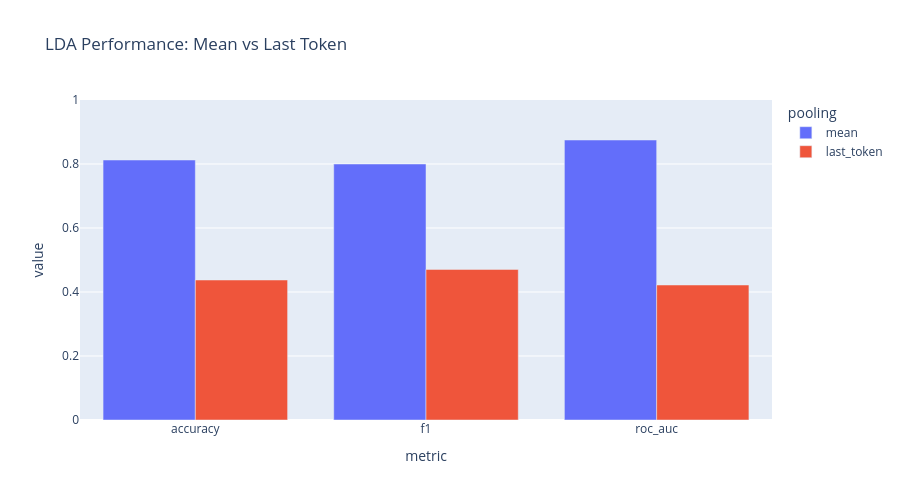
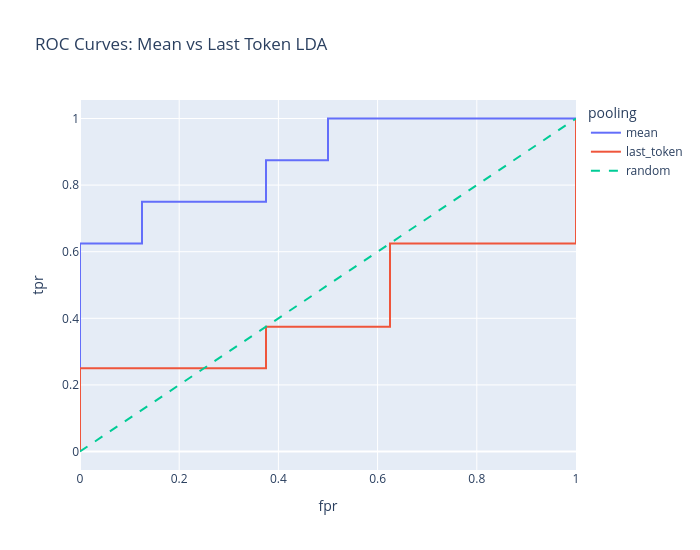

These figures' notebook cell, in order:
### Code cell
# Report and compare LDA performance for mean vs last_token
import numpy as np
import pandas as pd
import plotly.express as px
from sklearn.metrics import confusion_matrix, roc_curve

if "lda_results_by_pooling" not in globals() or not lda_results_by_pooling:
    raise RuntimeError("Run the LDA training cell first.")

rows = []
for pooling in ["mean", "last_token"]:
    if pooling not in lda_results_by_pooling:
        continue
    r = lda_results_by_pooling[pooling]
    rows.append(
        {
            "pooling": pooling,
            "accuracy": r["accuracy"],
            "f1": r["f1"],
            "roc_auc": r["roc_auc"],
            "train_size": r["train_size"],
            "test_size": r["test_size"],
        }
    )

report_df = pd.DataFrame(rows)
if report_df.empty:
    raise RuntimeError("No LDA results available to report.")

print("LDA comparison metrics")
display(report_df.sort_values("pooling"))

# Confusion matrices
for pooling in ["mean", "last_token"]:
    if pooling not in lda_results_by_pooling:
        continue
    r = lda_results_by_pooling[pooling]
    cm = confusion_matrix(r["y_test"], r["y_pred"], labels=[0, 1])
    cm_df = pd.DataFrame(
        cm,
        index=["true_honest", "true_malicious"],
        columns=["pred_honest", "pred_malicious"],
    )
    print(f"\nConfusion matrix ({pooling})")
    display(cm_df)

# Metric bar chart
metrics_long = report_df.melt(
    id_vars=["pooling"],
    value_vars=["accuracy", "f1", "roc_auc"],
    var_name="metric",
    value_name="value",
)
fig_bar = px.bar(
    metrics_long,
    x="metric",
    y="value",
    color="pooling",
    barmode="group",
    title="LDA Performance: Mean vs Last Token",
    width=900,
    height=500,
)
fig_bar.update_yaxes(range=[0, 1])
fig_bar.show()

# ROC curves
roc_rows = []
for pooling in ["mean", "last_token"]:
    if pooling not in lda_results_by_pooling:
        continue
    r = lda_results_by_pooling[pooling]
    fpr, tpr, _ = roc_curve(r["y_test"], r["y_score"])
    roc_rows.append(pd.DataFrame({"fpr": fpr, "tpr": tpr, "pooling": pooling}))

if roc_rows:
    roc_df = pd.concat(roc_rows, ignore_index=True)
    fig_roc = px.line(
        roc_df,
        x="fpr",
        y="tpr",
        color="pooling",
        title="ROC Curves: Mean vs Last Token LDA",
        width=700,
        height=550,
    )
    fig_roc.add_scatter(x=[0, 1], y=[0, 1], mode="lines", name="random", line=dict(dash="dash"))
    fig_roc.show()

### Figure 1 — Plotly figure (JSON) as saved in the notebook; plotly's stock layout.template omitted (floating-point values rounded to 4 significant figures)
{"data": [{"alignmentgroup": "True", "hovertemplate": "pooling=mean<br>metric=%{x}<br>value=%{y}<extra></extra>", "legendgroup": "mean", "marker": {"color": "#636efa", "pattern": {"shape": ""}}, "name": "mean", "offsetgroup": "mean", "orientation": "v", "showlegend": true, "textposition": "auto", "type": "bar", "x": ["accuracy", "f1", "roc_auc"], "xaxis": "x", "y": [0.8125, 0.8, 0.875], "yaxis": "y"}, {"alignmentgroup": "True", "hovertemplate": "pooling=last_token<br>metric=%{x}<br>value=%{y}<extra></extra>", "legendgroup": "last_token", "marker": {"color": "#EF553B", "pattern": {"shape": ""}}, "name": "last_token", "offsetgroup": "last_token", "orientation": "v", "showlegend": true, "textposition": "auto", "type": "bar", "x": ["accuracy", "f1", "roc_auc"], "xaxis": "x", "y": [0.4375, 0.4706, 0.4219], "yaxis": "y"}], "layout": {"barmode": "group", "height": 500, "legend": {"title": {"text": "pooling"}, "tracegroupgap": 0}, "title": {"text": "LDA Performance: Mean vs Last Token"}, "width": 900, "xaxis": {"anchor": "y", "domain": [0, 1], "title": {"text": "metric"}}, "yaxis": {"anchor": "x", "domain": [0, 1], "range": [0, 1], "title": {"text": "value"}}}}

### Figure 2 — Plotly figure (JSON) as saved in the notebook; plotly's stock layout.template omitted (floating-point values rounded to 4 significant figures)
{"data": [{"hovertemplate": "pooling=mean<br>fpr=%{x}<br>tpr=%{y}<extra></extra>", "legendgroup": "mean", "line": {"color": "#636efa", "dash": "solid"}, "marker": {"symbol": "circle"}, "mode": "lines", "name": "mean", "orientation": "v", "showlegend": true, "type": "scatter", "x": [0.0, 0.0, 0.0, 0.125, 0.125, 0.375, 0.375, 0.5, 0.5, 1.0], "xaxis": "x", "y": [0.0, 0.125, 0.625, 0.625, 0.75, 0.75, 0.875, 0.875, 1.0, 1.0], "yaxis": "y"}, {"hovertemplate": "pooling=last_token<br>fpr=%{x}<br>tpr=%{y}<extra></extra>", "legendgroup": "last_token", "line": {"color": "#EF553B", "dash": "solid"}, "marker": {"symbol": "circle"}, "mode": "lines", "name": "last_token", "orientation": "v", "showlegend": true, "type": "scatter", "x": [0.0, 0.0, 0.0, 0.375, 0.375, 0.625, 0.625, 1.0, 1.0], "xaxis": "x", "y": [0.0, 0.125, 0.25, 0.25, 0.375, 0.375, 0.625, 0.625, 1.0], "yaxis": "y"}, {"line": {"dash": "dash"}, "mode": "lines", "name": "random", "type": "scatter", "x": [0, 1], "y": [0, 1]}], "layout": {"height": 550, "legend": {"title": {"text": "pooling"}, "tracegroupgap": 0}, "title": {"text": "ROC Curves: Mean vs Last Token LDA"}, "width": 700, "xaxis": {"anchor": "y", "domain": [0, 1], "title": {"text": "fpr"}}, "yaxis": {"anchor": "x", "domain": [0, 1], "title": {"text": "tpr"}}}}
